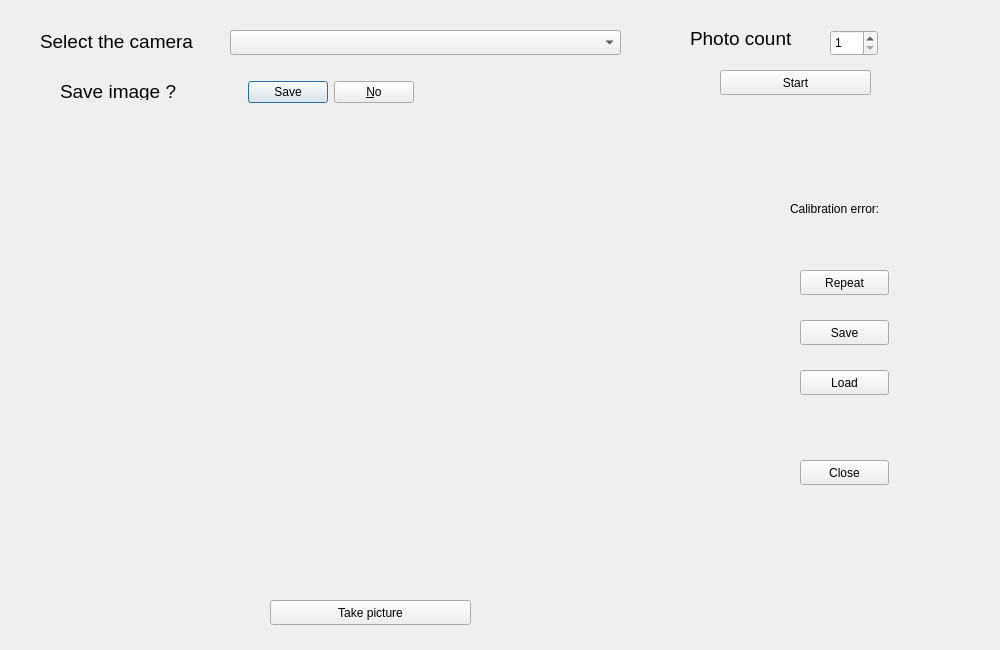
<?xml version="1.0" encoding="UTF-8"?>
<ui version="4.0">
 <class>Intrinsic</class>
 <widget class="QDialog" name="Intrinsic">
  <property name="geometry">
   <rect>
    <x>0</x>
    <y>0</y>
    <width>1000</width>
    <height>650</height>
   </rect>
  </property>
  <property name="mouseTracking">
   <bool>false</bool>
  </property>
  <property name="windowTitle">
   <string>Intrinsic calibration</string>
  </property>
  <property name="sizeGripEnabled">
   <bool>false</bool>
  </property>
  <property name="modal">
   <bool>false</bool>
  </property>
  <widget class="QComboBox" name="cameraDropdown">
   <property name="geometry">
    <rect>
     <x>230</x>
     <y>30</y>
     <width>391</width>
     <height>25</height>
    </rect>
   </property>
  </widget>
  <widget class="QLabel" name="label">
   <property name="geometry">
    <rect>
     <x>40</x>
     <y>30</y>
     <width>181</width>
     <height>20</height>
    </rect>
   </property>
   <property name="font">
    <font>
     <pointsize>14</pointsize>
    </font>
   </property>
   <property name="text">
    <string>Select the camera</string>
   </property>
   <property name="alignment">
    <set>Qt::AlignLeading|Qt::AlignLeft|Qt::AlignTop</set>
   </property>
  </widget>
  <widget class="QLabel" name="label_2">
   <property name="geometry">
    <rect>
     <x>690</x>
     <y>30</y>
     <width>181</width>
     <height>17</height>
    </rect>
   </property>
   <property name="font">
    <font>
     <pointsize>14</pointsize>
    </font>
   </property>
   <property name="text">
    <string>Photo count</string>
   </property>
  </widget>
  <widget class="QSpinBox" name="numPicsDropdown">
   <property name="geometry">
    <rect>
     <x>830</x>
     <y>30</y>
     <width>48</width>
     <height>26</height>
    </rect>
   </property>
   <property name="minimum">
    <number>1</number>
   </property>
   <property name="maximum">
    <number>100</number>
   </property>
  </widget>
  <widget class="QPushButton" name="startCalibrButton">
   <property name="geometry">
    <rect>
     <x>720</x>
     <y>70</y>
     <width>151</width>
     <height>25</height>
    </rect>
   </property>
   <property name="text">
    <string>Start</string>
   </property>
  </widget>
  <widget class="QPushButton" name="closeButton">
   <property name="geometry">
    <rect>
     <x>800</x>
     <y>460</y>
     <width>89</width>
     <height>25</height>
    </rect>
   </property>
   <property name="text">
    <string>Close</string>
   </property>
  </widget>
  <widget class="QPushButton" name="pictureButton">
   <property name="geometry">
    <rect>
     <x>270</x>
     <y>600</y>
     <width>201</width>
     <height>25</height>
    </rect>
   </property>
   <property name="text">
    <string>Take picture</string>
   </property>
  </widget>
  <widget class="QLabel" name="label_3">
   <property name="geometry">
    <rect>
     <x>790</x>
     <y>200</y>
     <width>121</width>
     <height>17</height>
    </rect>
   </property>
   <property name="text">
    <string>Calibration error:</string>
   </property>
  </widget>
  <widget class="QLabel" name="label_4">
   <property name="geometry">
    <rect>
     <x>796</x>
     <y>230</y>
     <width>151</width>
     <height>20</height>
    </rect>
   </property>
   <property name="text">
    <string/>
   </property>
  </widget>
  <widget class="QPushButton" name="repeatButton">
   <property name="geometry">
    <rect>
     <x>800</x>
     <y>270</y>
     <width>89</width>
     <height>25</height>
    </rect>
   </property>
   <property name="text">
    <string>Repeat</string>
   </property>
  </widget>
  <widget class="QPushButton" name="saveButton">
   <property name="geometry">
    <rect>
     <x>800</x>
     <y>320</y>
     <width>89</width>
     <height>25</height>
    </rect>
   </property>
   <property name="text">
    <string>Save</string>
   </property>
  </widget>
  <widget class="QPushButton" name="loadButton">
   <property name="geometry">
    <rect>
     <x>800</x>
     <y>370</y>
     <width>89</width>
     <height>25</height>
    </rect>
   </property>
   <property name="text">
    <string>Load</string>
   </property>
  </widget>
  <widget class="QLabel" name="label_CameraFeed">
   <property name="geometry">
    <rect>
     <x>60</x>
     <y>160</y>
     <width>630</width>
     <height>420</height>
    </rect>
   </property>
   <property name="text">
    <string/>
   </property>
  </widget>
  <widget class="QLabel" name="saveImage">
   <property name="geometry">
    <rect>
     <x>60</x>
     <y>80</y>
     <width>181</width>
     <height>20</height>
    </rect>
   </property>
   <property name="font">
    <font>
     <pointsize>14</pointsize>
    </font>
   </property>
   <property name="text">
    <string>Save image ?</string>
   </property>
   <property name="alignment">
    <set>Qt::AlignLeading|Qt::AlignLeft|Qt::AlignTop</set>
   </property>
  </widget>
  <widget class="QDialogButtonBox" name="saveImageButton">
   <property name="geometry">
    <rect>
     <x>190</x>
     <y>80</y>
     <width>281</width>
     <height>25</height>
    </rect>
   </property>
   <property name="focusPolicy">
    <enum>Qt::ClickFocus</enum>
   </property>
   <property name="standardButtons">
    <set>QDialogButtonBox::No|QDialogButtonBox::Save</set>
   </property>
   <property name="centerButtons">
    <bool>true</bool>
   </property>
  </widget>
 </widget>
 <resources/>
 <connections/>
</ui>
